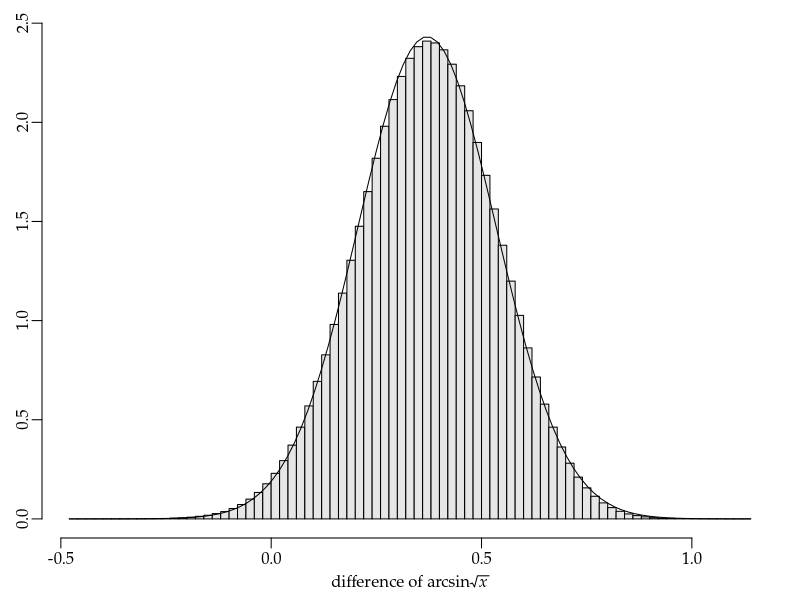

R code for this plot: (Note: this script raises an error after producing the figure.)
args = commandArgs()
basename = sub(".R$", "", sub("^--file=(.*/)?", "", args[grep("^--file=", args)]))
if (length(basename) != 0)
    pdf(file=paste0(basename, "_tmp.pdf"), colormodel="gray", width=7, height=4)
# par(family="Latin Modern Mono 10 Regular")
# par(family="HiraKakuProN-W3")
par(family="Palatino")
par(mgp=c(1.7,0.5,0)) # title and axis margins. default: c(3,1,0)
par(mar=c(3,2,1,1)+0.1) # bottom, left, top, right margins. default: c(5,4,4,2)+0.1

set.seed(12345678) # 乱数の初期化
a = 12; b = 6; c = 5; d = 12
x1 = rbeta(1e7, a+0.5, b+0.5)
x2 = rbeta(1e7, c+0.5, d+0.5)
z1 = asin(sqrt(x1))
z2 = asin(sqrt(x2))
z = z1 - z2
hist(z, breaks=100, freq=FALSE, col=gray(0.9),
     main="", xlab=expression("difference of arcsin" * sqrt(italic(x))), ylab="")
curve(dnorm(x, mean(z), sd(z)), add=TRUE)

dev.off()
embedFonts(paste0(basename, "_tmp.pdf"), outfile=paste0(basename, ".pdf"),
           options="-c \"<</NeverEmbed []>> setdistillerparams\" -f ")
